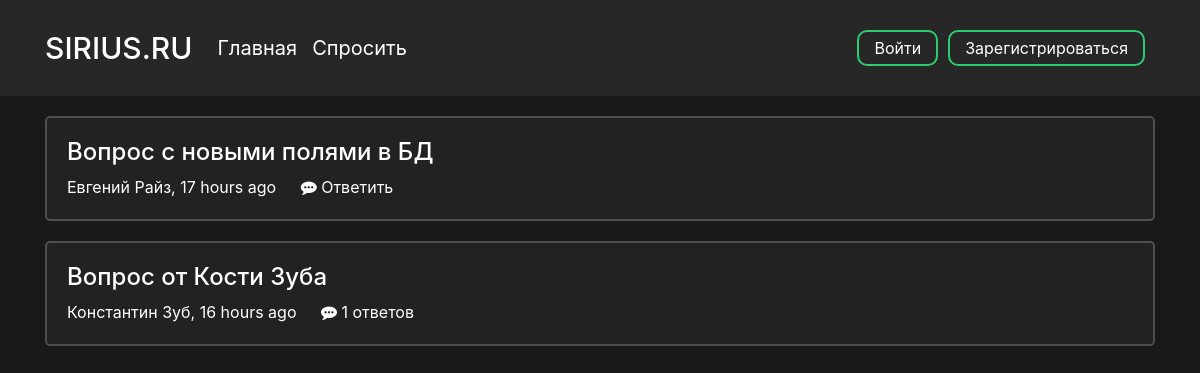
The app's page /main with its own data.
### data/questions.py (models this page shows)
class Question(SqlAlchemyBase):
    __tablename__ = 'questions'
    id = sqlalchemy.Column(sqlalchemy.Integer,
                           primary_key=True, autoincrement=True)
    title = sqlalchemy.Column(sqlalchemy.String)
    text = sqlalchemy.Column(sqlalchemy.String)
    user_id = sqlalchemy.Column(sqlalchemy.Integer,
                                sqlalchemy.ForeignKey("users.id"))
    user = orm.relation('User')
    created_date = sqlalchemy.Column(sqlalchemy.DateTime,
                                      default=datetime.datetime.utcnow)
    def get_answers(self):
        from data import db_session
        db_sess = db_session.create_session()
        answers= db_sess.query(Answer).filter(Answer.question_id == self.id).all()
        return answers

### data/users.py (models this page shows, shortened)
class User(SqlAlchemyBase, UserMixin):
    __tablename__ = 'users'
    id = sqlalchemy.Column(sqlalchemy.Integer,
                           primary_key=True, autoincrement=True)
    surname = sqlalchemy.Column(sqlalchemy.String, nullable=True)
    name = sqlalchemy.Column(sqlalchemy.String, nullable=True)
    image_file = sqlalchemy.Column(sqlalchemy.String, nullable=False, default='default.jpg')
    age = sqlalchemy.Column(sqlalchemy.Integer, nullable=True)
    country = sqlalchemy.Column(sqlalchemy.String, nullable=True)
    city = sqlalchemy.Column(sqlalchemy.String, nullable=True)
    email = sqlalchemy.Column(sqlalchemy.String,
                              index=True, unique=True, nullable=True)
    hashed_password = sqlalchemy.Column(sqlalchemy.String, nullable=True)
    registration_date = sqlalchemy.Column(sqlalchemy.DateTime,
                                      default=datetime.datetime.utcnow)

### main.py (the view)
@app.route('/main', methods=['GET', 'POST'])
def main_page():
    db_sess = db_session.create_session()
    questions = db_sess.query(Question).all()
    return render_template(
        'main.html',
        title='Ответы S1RIYS.RU',
        questions=questions,
    )

### data/db_session.py (called while the page is built)
def create_session() -> Session:
    global __factory
    return __factory()

### templates/main.html
<head>
    <link rel="stylesheet" type="text/css" href="{{ url_for('static', filename='css/main.css')}}">
</head>
{% extends "base.html" %}
{% block content %}
    <div class="questions">
        {% for item in questions%}
            <div class="col-md6 question_card">
                <h4><a href="{{ url_for('question_page', question_id = item.id) }}">{{item.title}}</a></h4>
                <p class="author">
                    <a href="{{ url_for('profile_page', profile_id = item.user.id) }}">{{item.user.name}} {{item.user.surname}}</a>,
                    {{ moment(item.created_date).fromNow(refresh=True) }}
                </p>
                <p class="answers">
                    {% set answer_count = item.get_answers()|length %}
                    {% if answer_count == 0 %}
                    <a href="{{ url_for('question_page', question_id = item.id) }}">
                        <i class="fa fa-commenting" aria-hidden="true"></i>
                        Ответить
                    </a>
                    {% else %}
                    <a href="{{ url_for('question_page', question_id = item.id) }}">
                        <i class="fa fa-commenting" aria-hidden="true"></i>
                        {{ item.get_answers()|length }} ответов
                    </a>
                    {% endif %}
                </p>
            </div>
        {% endfor %}
    </div>
{% endblock %}

### static/css/main.css (style rules this page uses)
.question_card { margin-top: 20px; padding: 20px; background-color: #222; border: 2px solid rgba(255, 255, 255, 0.2); border-radius: 5px; }
.author { display: inline-block; margin-right: 20px; }
.answers { display: inline-block; }

### static/css/base.css (style rules this page uses)
html { color: #ffffff }
body { background-color: #191919 !important; color: #ffffff }
a { color: #ffffff; }
p { margin: 0px; }

### records on screen
Question: title "Вопрос с новыми полями в БД", user.name "Евгений", user.surname "Райз", created_date "17 hours ago"
Question: title "Вопрос от Кости Зуба", user.name "Константин", user.surname "Зуб", created_date "16 hours ago", get_answers|length "1"
